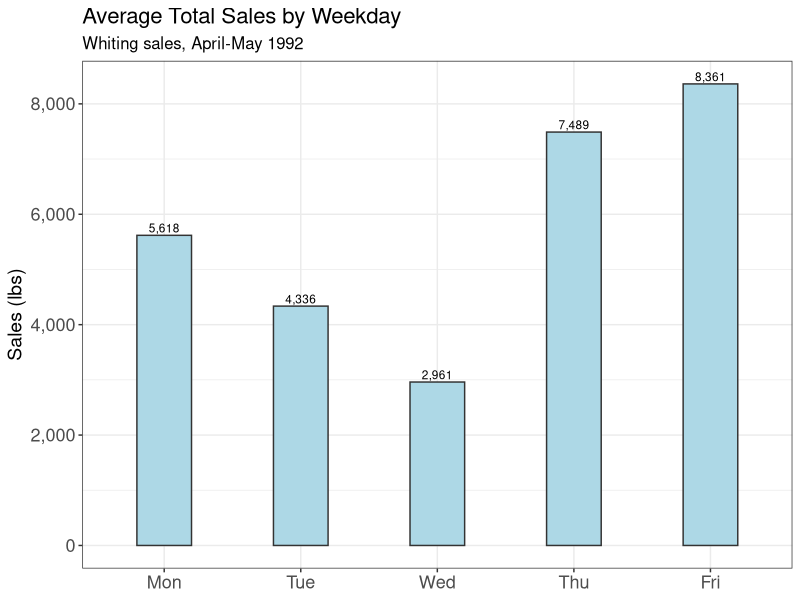
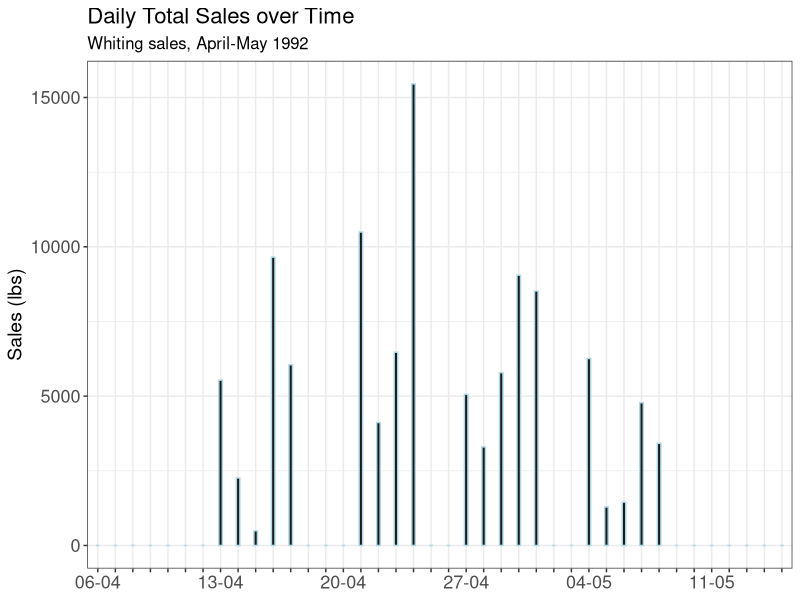
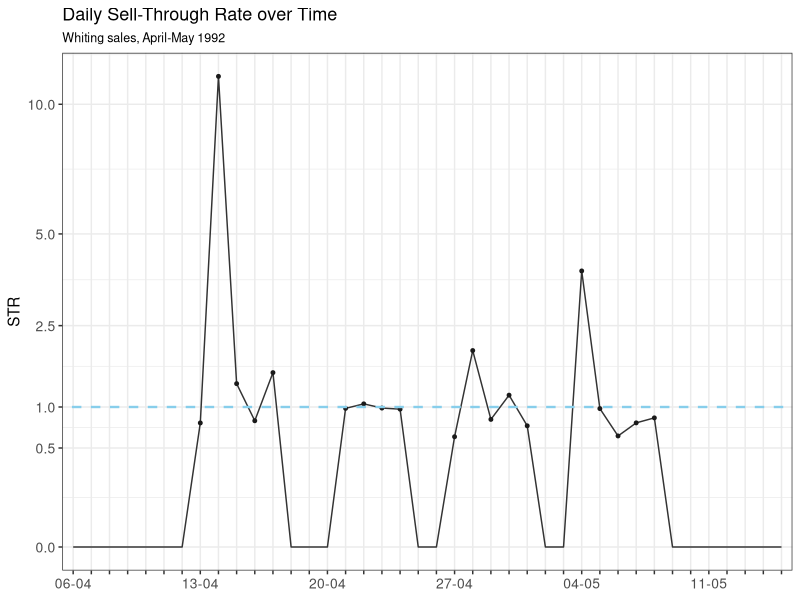
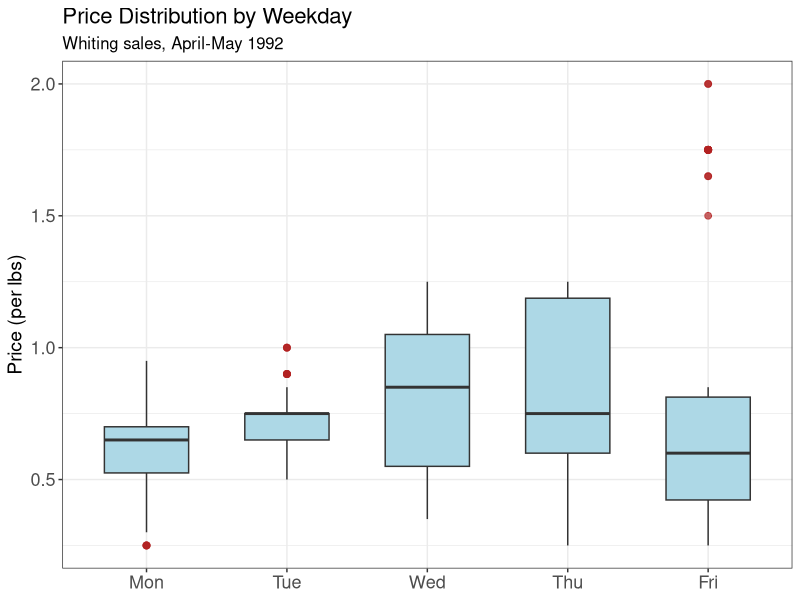
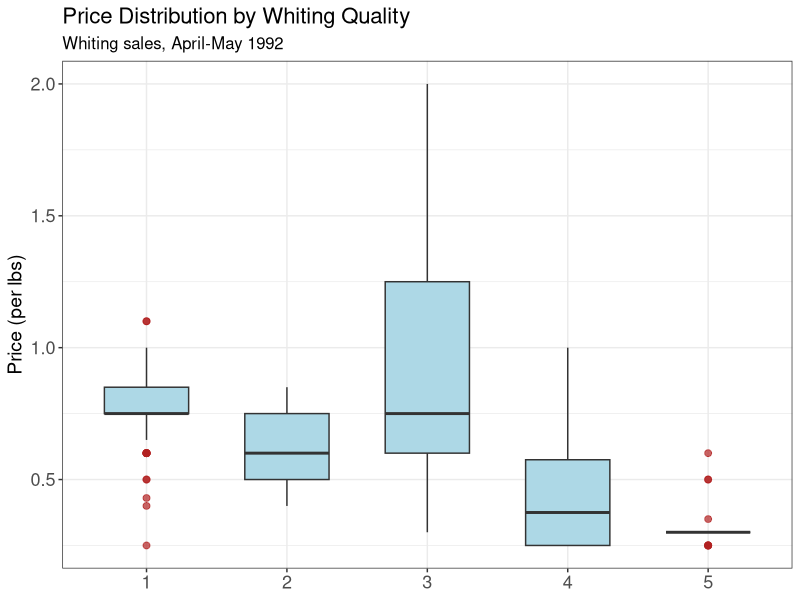
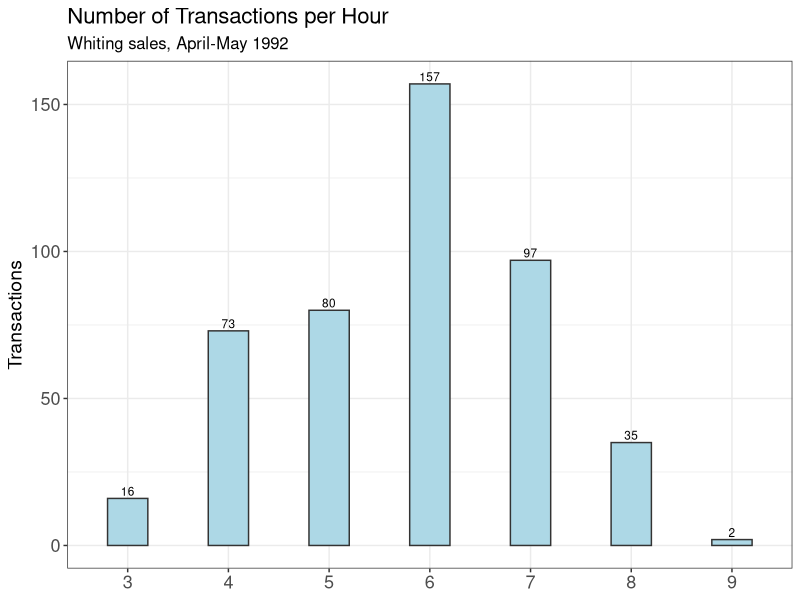
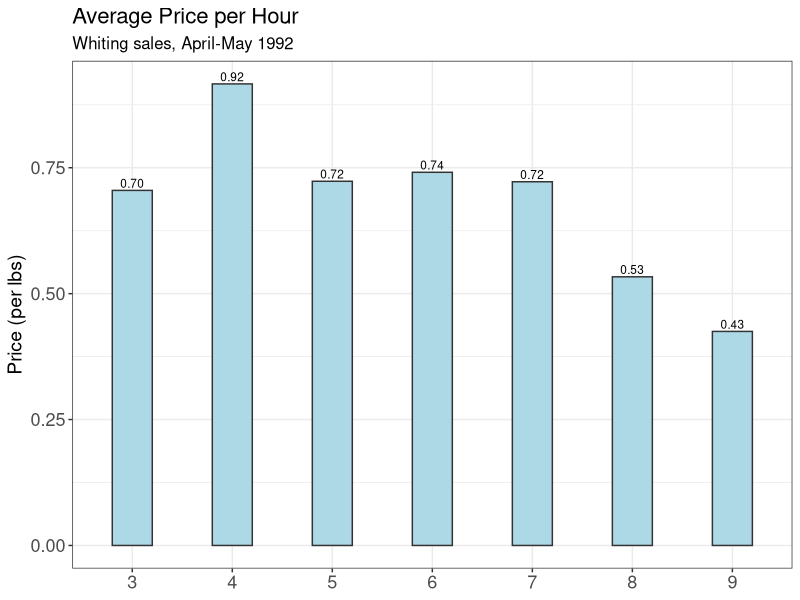

R code for these plots, in order:
## ---- chunk 1
knitr::opts_chunk$set(
  echo    = TRUE,
  message = FALSE,
  warning = FALSE,
  fig.height = 4     # Höhe in Inches
)
## ---- chunk 2
## Load packages and dataset
library(readr)
library(dplyr)
library(ggplot2)
library(tidyr)
library(lmtest)

detailed_data <- read_tsv("../data/detailed_fish_market_data.txt")
## ---- chunk 3
# delete those rows that have NA for 
# "price","quan", "totr", "tots" and 
# filter for whiting (no king)
detailed_whiting <- detailed_data %>%
  filter(!is.na(pric),
         !is.na(quan),
         !is.na(totr),
         type == "w") %>%
  arrange(date)
## ---- chunk 4

## There seem to be two entries in the dataset, where there are two dealer per day.
# Since this is the case only for two out of all days in April and May: drop those two observations 
detailed_whiting <- detailed_whiting %>%
  # frequency of the same tots value for different days
  group_by(date, dayw, tots) %>%
  mutate(n_same_tots = n()) %>%
  
  # number of distinct tots days
  group_by(date, dayw) %>%
  mutate(n_tots_values = n_distinct(tots)) %>%
  ungroup() %>%
  
  # delete rows for which (there are multiple different tots values 
  #                                   AND 
  #                       for which the tot value only appears once)
  filter(!(n_tots_values > 1 & n_same_tots == 1)) %>%
  
  # delete rows that are not longer needed
  select(-n_same_tots, -n_tots_values)


## two cases, where > 1 dealer is present
tots_inconsistent <- detailed_whiting |>
  group_by(date, dayw) |>
  mutate(
    n_tots = n_distinct(tots)
  ) |>
  filter(n_tots > 1) |>
  arrange(date, dayw, tots, totr)




## define variables for the plots
# themes for plots
theme_fontsize <- theme(
  plot.title = element_text(size = 13),
  plot.subtitle = element_text(size = 9),
  axis.title = element_text(size = 11),
  axis.text = element_text(size = 10),
  legend.text = element_text(size = 10),
)

theme_fontsize_large <- theme(
  plot.title = element_text(size = 16),
  plot.subtitle = element_text(size = 12),
  axis.title = element_text(size = 14),
  axis.text = element_text(size = 13),
  legend.text = element_text(size = 13),
)


# labels for time series data plots
date_seq <- seq(
  from = as.Date("1992-04-06"),
  to   = as.Date("1992-05-15"),
  by   = "day"
)

# format as "MM-YYYY"
day_labels <- format(date_seq, "%d-%m")

# Named character vector: names are month_ids
day_lookup_vec <- setNames(day_labels, c(seq(406,430, by = 1),seq(501,515, by=1)))

break_vec_x_axis <- c(seq(406,430, by = 7),seq(504,515, by=7))
all_days_x_axis <- c(seq(406,430, by = 1),seq(501,515, by=1))
## ---- chunk 5

# dataset for the daily-level
detailed_whiting_daily <- detailed_whiting %>%
  group_by(date) %>%
  summarise(
    avg_pric = mean(pric),
    totr = first(totr),
    tots = first(tots),
    dayw = first(dayw),
    n_trsact = n(),
    strate = first(tots)/first(totr)
  )


## ---- chunk 6
####
# summary of the daily datset
####
detailed_whiting_daily %>%
  select(totr, tots, n_trsact) %>%
  summary()
## ---- chunk 7
####
# barchart average sales by dayw (Day of the Week)
####
plot_average_sales_by_weekday <- detailed_whiting_daily %>%
  group_by(dayw) %>%
  summarise(avg_tots = mean(tots, na.rm = TRUE)) %>%
  ggplot(aes(x = factor(dayw), y = avg_tots)) +
  geom_col(fill = "lightblue", colour = "grey20", width = 0.4) + 
  labs(title = "Average Total Sales by Weekday",
       subtitle = "Whiting sales, April-May 1992",
       y = "Sales (lbs)",
       x = NULL)+
  geom_text(
    aes(label = scales::comma(round(avg_tots, 0))),
    vjust = -0.3,
    size = 3
  ) +
  scale_x_discrete(breaks = 1:5,
                   labels = c("Mon", "Tue", "Wed", "Thu", "Fri")) +
  scale_y_continuous(labels = scales::comma) +
  theme_bw() +
  theme_fontsize_large


####
# time series of tots (total sales)
####
tots_plot_df <- detailed_whiting_daily %>%
  select(date, tots) %>%
  complete(date = 406:515,
           fill = list(tots = 0)) %>%
  arrange(date) %>%
  filter(!between(date, 431, 500)) %>%
  mutate(date_fac = factor(date, levels = date))

plot_daily_sales_over_time <- ggplot(tots_plot_df, aes(x=date_fac, y = tots, group = 1)) + 
  geom_col(width = 0.2,
           colour = "lightblue",
           fill="grey10") +
  labs(title = "Daily Total Sales over Time",
       subtitle = "Whiting sales, April-May 1992",
       y = "Sales (lbs)",
       x = NULL)+ 
  scale_x_discrete(breaks = as.character(all_days_x_axis),
                   labels = function(x) {
                     lab <- rep("", length(x))
                     sel <- x %in% as.character(break_vec_x_axis)
                     lab[sel] <- day_lookup_vec[x[sel]]
                     lab
                   }) +
  theme_bw() +
  theme_fontsize_large

## ---- chunk 8
plot_average_sales_by_weekday
plot_daily_sales_over_time
## ---- chunk 9
####
# time series of str (sell trough rate)
####
str_plot_df <- detailed_whiting_daily %>%
  select(date, strate) %>%
  complete(date = 406:515,
           fill = list(strate = 0)) %>%
  arrange(date) %>%
  filter(!between(date, 431, 500)) %>%
  mutate(date_fac = factor(date, levels = date))


plot_daily_str_over_time <- ggplot(str_plot_df, aes(x=date_fac, y = strate, group = 1)) + 
  geom_line(size = 0.5,
            colour = "grey20") +
  geom_point(
    data   = subset(str_plot_df, strate > 0),
    size   = 1,
    colour = "grey10"
  ) +
  geom_abline(intercept = 1, 
              slope = 0, 
              linetype = "dashed",
              size = 0.8,
              colour = "skyblue") + 
  labs(title = "Daily Sell-Through Rate over Time",
       subtitle = "Whiting sales, April-May 1992",
       y = "STR",
       x = NULL)+
  scale_y_sqrt(breaks = c(0, 0.5, 1, 2.5, 5, 10)) + 
  scale_x_discrete(breaks = as.character(all_days_x_axis),
                   labels = function(x) {
                     lab <- rep("", length(x))
                     sel <- x %in% as.character(break_vec_x_axis)
                     lab[sel] <- day_lookup_vec[x[sel]]
                     lab
                   }) +
  theme_bw() +
  theme_fontsize
## ---- chunk 10
plot_daily_str_over_time
## ---- chunk 11
####
# correlation between tots (total dailiy sales) and avg_pric (average price)
####
cor(detailed_whiting_daily$avg_pric,detailed_whiting_daily$tots)
## ---- chunk 12
####
# boxplot pric(price) by dayw (Day of the Week)
####
plot_price_distr_by_weekday <- ggplot(detailed_whiting, 
       aes(x=factor(dayw), y=pric)) +
  geom_boxplot(fill = "lightblue",         # dezente Farbe
               colour = "grey20",
               width = 0.6,
               outlier.colour = "firebrick",
               outlier.alpha = 0.7,
               outlier.size = 2) + 
  labs(
    x = NULL,
    y = "Price (per lbs)",
    title = "Price Distribution by Weekday",
    subtitle = "Whiting sales, April-May 1992"
  ) +
  scale_x_discrete(breaks = seq(1,5,by=1),
                   labels = c("Mon", "Tue", "Wed", "Thu", "Fri")) +
  scale_y_continuous(labels = scales::comma) +
  theme_bw() +
  theme_fontsize_large


####
# boxplot pric(price) by qual (Qualitiy of the fish)
####
plot_price_distr_by_quality <- detailed_whiting %>%
  filter(!is.na(qual)) %>%
  ggplot(aes(x=factor(qual), y=pric)) +
  geom_boxplot(fill = "lightblue",
               colour = "grey20",
               width = 0.6,
               outlier.colour = "firebrick",
               outlier.alpha = 0.7,
               outlier.size = 2) + 
  labs(
    x = NULL,
    y = "Price (per lbs)",
    title = "Price Distribution by Whiting Quality",
    subtitle = "Whiting sales, April-May 1992"
  ) +
  scale_y_continuous(labels = scales::comma) +
  theme_bw() +
  theme_fontsize_large
## ---- chunk 13
plot_price_distr_by_weekday
plot_price_distr_by_quality
## ---- chunk 14
hourly_detailed_whiting <- detailed_whiting %>%
  mutate(time = round(time/100, digits = 0))

# number of transactions per hour 
plot_transactions_per_hour <- hourly_detailed_whiting %>%
  group_by(time) %>%
  summarise(n_sales = n()) %>%
  filter(!is.na(time)) %>%
  ggplot(aes(x = factor(time), y = n_sales)) +
  geom_col(fill = "lightblue", colour = "grey20", width = 0.4) + 
  labs(title = "Number of Transactions per Hour",
       subtitle = "Whiting sales, April-May 1992",
       y = "Transactions",
       x = NULL)+
  geom_text(
    aes(label = scales::comma(round(n_sales, 0))),
    vjust = -0.3,
    size = 3
  ) +
  scale_y_continuous(labels = scales::comma) +
  theme_bw() +
  theme_fontsize_large
  

# average price across hours
plot_average_price_per_hour <- hourly_detailed_whiting %>%
  group_by(time) %>%
  summarise(avg_pric = mean(pric, na.rm = TRUE)) %>%
  filter(!is.na(time)) %>%
  ggplot(aes(x = factor(time), y = avg_pric)) +
  geom_col(fill = "lightblue", colour = "grey20", width = 0.4) + 
  labs(title = "Average Price per Hour",
       subtitle = "Whiting sales, April-May 1992",
       y = "Price (per lbs)",
       x = NULL)+
  geom_text(
    aes(label = scales::comma(round(avg_pric, 2))),
    vjust = -0.3,
    size = 3
  ) +
  scale_y_continuous(labels = scales::comma) +
  theme_bw() +
  theme_fontsize_large
## ---- chunk 15
plot_transactions_per_hour
plot_average_price_per_hour
## ---- chunk 16
#1 data preperation
detailed_data_prep <- detailed_data %>%
  filter(!is.na(pric),
         !is.na(quan),
         type == "w") %>%
  arrange(date) %>%
  
  # 1.1 standardization
  group_by(cusn) %>%
  mutate(Qty_Dev = quan - mean(quan, na.rm = TRUE)) %>% #target variable
  ungroup() %>%
  
  # 1.2 mean centering and dummy creation
  mutate(
    price_c = as.numeric(scale(pric, center = TRUE, scale = FALSE)), #main regressor
    quality_c = as.numeric(scale(qual, center = TRUE, scale = FALSE)), # Moderator 1
    cash_dummy = if_else(cash == 'c', 1, 0), # Moderator 2
    estb = as.factor(estb), # Moderator 3
  ) 
## ---- chunk 17
# additional steps for establishment
detailed_data_prep %>% group_by(estb) %>% count()

detailed_data_perep_estb = detailed_data_prep %>%
  filter(estb %in% c("s", "f", "sf"))
## ---- chunk 18
    #2.1 Moderated Model 1
    quality_model = lm(Qty_Dev ~ price_c + quality_c, data = detailed_data_prep)
    quality_model_moderation = lm(Qty_Dev ~ price_c*quality_c, data = detailed_data_prep)
    summary(quality_model)
    summary(quality_model_moderation)

    anova(quality_model, quality_model_moderation)
    lrtest(quality_model, quality_model_moderation)
## ---- chunk 19
#2.2 Moderated Model 2
cash_model = lm(Qty_Dev ~ price_c+cash_dummy, data=detailed_data_prep)
cash_model_moderation = lm(Qty_Dev ~ price_c*cash_dummy, data=detailed_data_prep)
summary(cash_model)
summary(cash_model_moderation)

anova(cash_model, cash_model_moderation)
lrtest(cash_model, cash_model_moderation)
## ---- chunk 20
#2.3 Moderated Model 3
estb_model = lm(Qty_Dev ~ price_c + estb, data = detailed_data_perep_estb)
estb_model_moderation = lm(Qty_Dev ~ price_c * estb, data = detailed_data_perep_estb)
summary(estb_model)
summary(estb_model_moderation)

anova(estb_model, estb_model_moderation)
lrtest(estb_model, estb_model_moderation)
